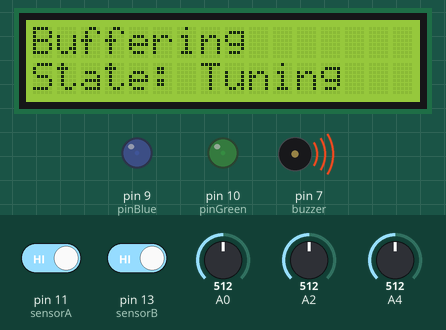
The sketch below on a simulated Arduino Uno, built with avr-gcc and run on an emulated ATmega328P. Shown: 16×2 character LCD, output pins drawn as LEDs (lit = HIGH), buzzer (waves = sounding). Inputs (shaded band) come from the test bench; at power-on: A2 = 512, pin 11 (sensorA) HIGH, A0 = 512, pin 13 (sensorB) HIGH, A4 = 512. What the sketch prints to the serial monitor is not drawn.

Above: at 1.2 s.
1.3 s: A2 set to 107
2.8 s: A2 set to 95
At 3.8 s:
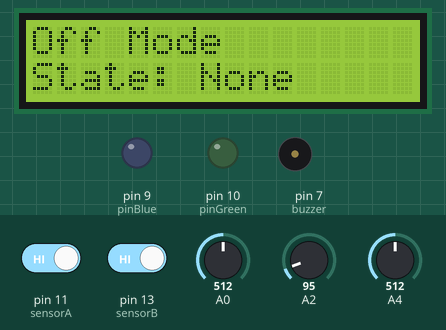
4.3 s: A2 set to 860
At 5.1 s:
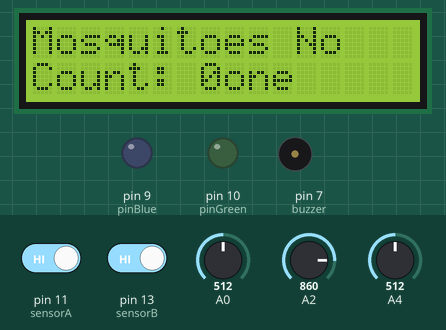
5.9 s: pin 11 (sensorA) driven LOW
At 6.4 s:
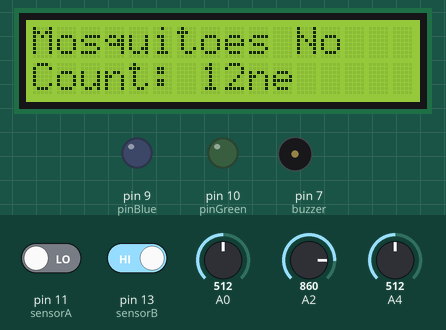
8.6 s: A0 set to 835
11.2 s: A0 set to 864
At 11.29 s:
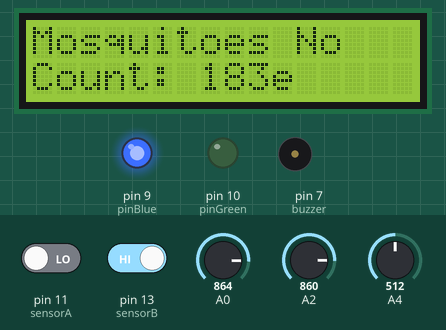
Timing chart, 0 to 14.0 s (numbered marks = the images above; inputs shaded):
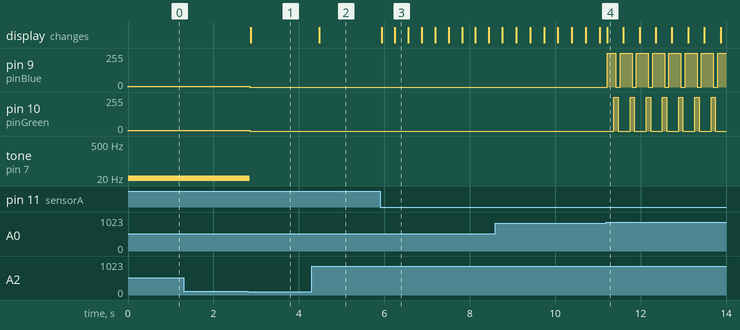

Measured:
- the behaviour switches between 101 and 100 on A2 (found by bisection; images 0 and 1)
- the behaviour switches between 850 and 851 on A0 (found by bisection; images 3 and 4)
- after the input at 1.3 s, every drawn part: stays the same
- after the input at 2.8 s, pin 9 (pinBlue), pin 10 (pinGreen): 5/255 → 0/255 after 0.05 s; tone on pin 7 (buzzer): 5 Hz → silent after 0.05 s; the display: changes after 0.07 s (image 1)
- after the input at 4.3 s, the display: changes after 0.17 s (image 2)
- after the input at 5.9 s, the display: first changes at once (image 3 shows a later state)
- after the input at 11.2 s, pin 9 (pinBlue): 0/255 → 255/255 at once, then repeats every 0.38 s: 0/255 0.10 s, 255/255 0.28 s; pin 10 (pinGreen): alternates 255/255 for 0.10 s and 0/255 for 0.28 s, starting after 0.17 s

The sketch:

arduinoDemo.ino
```cpp
/*
  System and Design 3B MOSQUITO TRAP PROJECT
  GROUP A
*/
#include <Wire.h>
#include <LiquidCrystal_I2C.h>

//Variables for controls and lights
int maxExpected = 1022;
int pinBlue = 9;
int pinGreen = 10;
int buzzer = 7;

//Variables for sensors and LCD display
LiquidCrystal_I2C lcd(0x27, 16, 2);
int sensorA = 11;
int sensorB = 13;
int count_value = 0;


//Methods

//smoothening out analog potentiometer values
int avg(unsigned char pin ) {
  int numReads = 20;
  int sum = 0;
  for (int i = 0; i < numReads; i++) {
    sum += analogRead(pin);
  }

  return sum / numReads;
}


//Analog write - sending different voltage values to the LEDS
void writeToPins(int pinVal, int voltValue) {
  analogWrite(pinVal, voltValue);
}

//Digital write - switching off and on the LEDS
void offPins(int pinVal) {
  digitalWrite(pinVal, LOW);
}

void onPins(int pinVal) {
  digitalWrite(pinVal, HIGH);
}

//displayPatterns method
void displayPatterns(int bluePin , int greenPin) {
  onPins(bluePin);
  delay(50);
  offPins(greenPin);
  delay(50);

  onPins(bluePin);
  delay(50);
  onPins(greenPin);
  delay(50);

  offPins(bluePin);
  delay(50);
  offPins(greenPin);
  delay(50);

  onPins(bluePin);
  offPins(greenPin);
  delay(50);
}

//determining what to display on the LCD for the user
void configLCDDisplay(String displayTitle, String displayPrompt, String displayInfo) {
  lcd.clear();
  lcd.setCursor(0, 0);
  lcd.print(displayTitle);
  lcd.setCursor(0, 1);
  lcd.print(displayPrompt);
  lcd.print(displayInfo);
  delay(200);
}

//updating functionality as user requires
void updatingFunctionality(int displayPot, int buzzP, int lightP) {

  //switching the device off
  if (displayPot < 101) {
    count_value = 0;
    offPins(buzzer);
    noTone(buzzer);
    offPins(pinBlue);
    offPins(pinGreen);
    offPins(11);
    offPins(20);
    offPins(21);


  } else {
    //analyse the value from potentiometer and send different voltages to the LEDS respectively
    if (lightP < 200) {
      writeToPins(pinBlue, 0);
      writeToPins(pinGreen, 255);
    } else if (lightP > 250 && lightP < 500) {
      writeToPins(pinBlue, 255);
      writeToPins(pinGreen, 0);
    } else if (lightP > 550 && lightP < 800) {
      writeToPins(pinBlue, 255);
      writeToPins(pinGreen, 255);
    } else if (lightP > 850) {
      displayPatterns(pinBlue , pinGreen);
    }

    if (buzzP < 200) {
      //digitalWrite(buzzer, HIGH);
      tone(buzzer, 20);
    } else if (buzzP > 250 && buzzP < 500) {
      //digitalWrite(buzzer, HIGH);
      tone(buzzer, 10);
    } else if (buzzP > 550 && buzzP < 800) {
      //digitalWrite(buzzer, HIGH);
      tone(buzzer, 30);
    }

    //Updating the sensor counter
    int temp1 = digitalRead(sensorA);
    int temp2 = digitalRead(sensorB);

    if (temp1 == 0 || temp2 == 0)
    {
      count_value++;
    }

  }
}

//OverAll Display Functionality
void displaying(int displayPot, int buzzP, int lightP) {

  switch (displayPot) {

    case 0 ... 100: {
        configLCDDisplay("Off Mode", "State: ", "None");
      }
      break;
    //controlling the lights
    case 101 ... 400:
      {
        if (lightP < 200) {
          configLCDDisplay("Light Mode", "Level: ", "1");
        } else if (lightP > 250 && lightP < 500) {
          configLCDDisplay("Light Mode", "Level: ", "2");
        } else if (lightP > 550 && lightP < 800) {
          configLCDDisplay("Light Mode", "Level: ", "3");
        } else if (lightP > 850) {
          configLCDDisplay("Light Mode", "State: ", "Patterns");
        } else {
          configLCDDisplay("Buffering", "State: ", "Tuning");
        }
      }
      break;

    case 450 ... 700: {
        if (buzzP < 200) {
          configLCDDisplay("Sound Mode", "Level: ", "1");
        } else if (buzzP > 250 && buzzP < 500) {
          configLCDDisplay("Sound Mode", "Level: ", "2");
        } else if (buzzP > 550 && buzzP < 800) {
          configLCDDisplay("Sound Mode", "Level: ", "3");
        } else {
          configLCDDisplay("Buffering", "State: ", "Tuning");
        }
      }
      break;
    //displaying sensor information
    case 750 ... 1200: {
        //then call configLCDDisplay
        lcd.setCursor(0, 0);
        lcd.print("Mosquitoes No");
        lcd.setCursor(0, 1);
        lcd.print("Count: ");
        lcd.print(count_value);
      }
      break;
    default: {

      }
      break;

  }

}


// the setup function runs once when you press reset or power the board
void setup() {

  Serial.begin(9600);
  // initialize digital pins as an output.
  pinMode(pinBlue, OUTPUT);
  pinMode(pinGreen, OUTPUT);
  pinMode(buzzer, OUTPUT);

  //At the start, all the parameters are at their minimum
  writeToPins(pinBlue, 5);
  writeToPins(pinGreen, 5);
  tone(buzzer, 5);

  //initialise the LCD properties
  lcd.init();
  lcd.backlight();
  pinMode(sensorA, INPUT);
  pinMode(sensorB, INPUT);
}


// the loop function runs over and over again forever
void loop() {
  //read the potetiometer value (between 0 and 1023)
  int potentiometerVal = avg(A0);

  //read buzzer potentiometer
  int potBuzz = avg(A4);
  Serial.println(potBuzz);

  //The second potentiometer for chosing the parameter being displayed
  int pot2 = avg(A2);

  updatingFunctionality(pot2, potBuzz, potentiometerVal);
  displaying(pot2, potBuzz, potentiometerVal);
}
```
